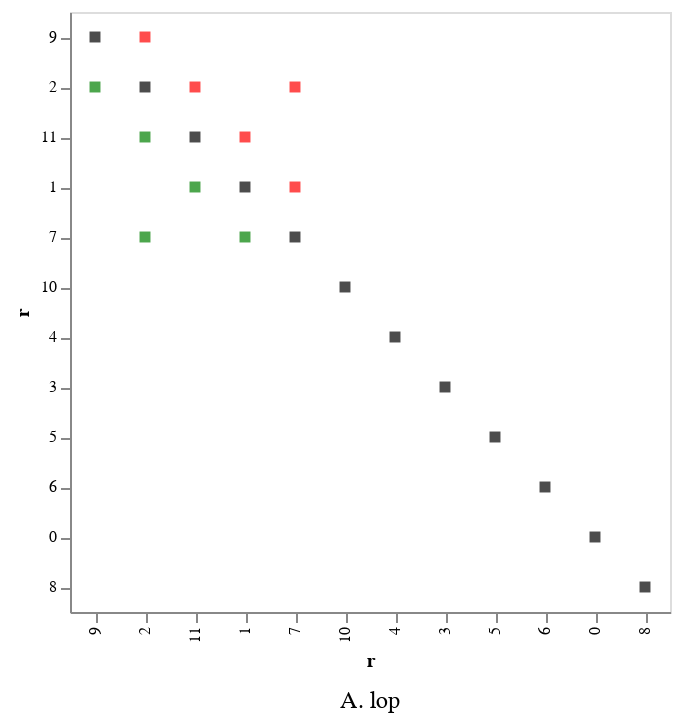

Notebook code cell kept with this figure:
### Markdown cell above
## Code below compares all of the results you've run so far

### Code cell
label = "A"
xstars = {}
indices = {}
details_cont = {}
for method in methods:
    if method not in results:
        continue
    details = results[method]['lp_details']
    xstar = pd.DataFrame(details['x'],index=D.index,columns=D.columns)
    xstars["%s. %s"%(label,method)] = xstar
    indices["%s. %s"%(label,method)] = details['indices']
    label = chr(ord(label)+1)
g,score_df,ordered_xstars = pyrankability.plot.show_score_xstar2(xstars,
                                                                 group_label="Group",width=300,height=300,
                                                                 columns=2,resolve_scale=True)
g

### Figure 1 — Vega-Lite specification as saved in the notebook (floating-point values rounded to 4 significant figures; data arrays with more than 128 entries replaced by an {"elided": "..."} marker saying what was removed)
{"config": {"view": {"continuousWidth": 400, "continuousHeight": 300}, "axis": {"labelFontSize": 10, "titleFontSize": 10}}, "data": {"name": "data-9d2a33ec84d63bddb42af1f68b8b61fc"}, "facet": {"type": "nominal", "field": "Group", "header": {"labelFontSize": 12, "labelOrient": "bottom"}, "title": null}, "spec": {"mark": "square", "encoding": {"color": {"type": "nominal", "field": "c", "scale": null}, "x": {"type": "nominal", "axis": {"labelFontSize": 8, "labelOverlap": false}, "field": "i", "sort": {"field": "ri", "order": "ascending"}, "title": "r"}, "y": {"type": "nominal", "axis": {"labelFontSize": 8, "labelOverlap": false}, "field": "j", "sort": {"field": "rj", "order": "ascending"}, "title": "r"}}, "height": 300, "width": 300}, "columns": 2, "resolve": {"scale": {"x": "independent", "y": "independent"}}, "$schema": "https://vega.github.io/schema/vega-lite/v4.8.1.json", "datasets": {"data-9d2a33ec84d63bddb42af1f68b8b61fc": {"elided": "144 records"}}}
